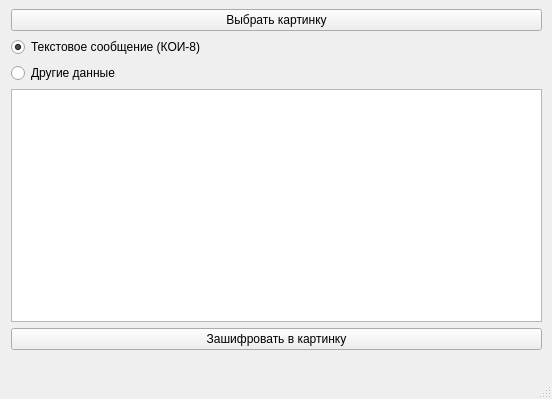
<?xml version="1.0" encoding="UTF-8"?>
<ui version="4.0">
 <class>MainWindow</class>
 <widget class="QMainWindow" name="MainWindow">
  <property name="geometry">
   <rect>
    <x>0</x>
    <y>0</y>
    <width>552</width>
    <height>399</height>
   </rect>
  </property>
  <property name="minimumSize">
   <size>
    <width>0</width>
    <height>399</height>
   </size>
  </property>
  <property name="windowTitle">
   <string>Шифовальщик</string>
  </property>
  <widget class="QWidget" name="centralwidget">
   <widget class="QWidget" name="gridLayoutWidget">
    <property name="geometry">
     <rect>
      <x>11</x>
      <y>9</y>
      <width>531</width>
      <height>341</height>
     </rect>
    </property>
    <layout class="QGridLayout" name="gridLayout">
     <item row="1" column="0">
      <layout class="QVBoxLayout" name="verticalLayout">
       <item>
        <widget class="QRadioButton" name="radioButton">
         <property name="text">
          <string>Текстовое сообщение (КОИ-8)</string>
         </property>
         <property name="checked">
          <bool>true</bool>
         </property>
         <attribute name="buttonGroup">
          <string notr="true">buttonGroup</string>
         </attribute>
        </widget>
       </item>
       <item>
        <widget class="QRadioButton" name="radioButton_2">
         <property name="text">
          <string>Другие данные</string>
         </property>
         <attribute name="buttonGroup">
          <string notr="true">buttonGroup</string>
         </attribute>
        </widget>
       </item>
       <item>
        <widget class="QTextEdit" name="textEdit">
         <property name="enabled">
          <bool>true</bool>
         </property>
        </widget>
       </item>
      </layout>
     </item>
     <item row="0" column="0">
      <widget class="QPushButton" name="pushButton">
       <property name="text">
        <string>Выбрать картинку</string>
       </property>
      </widget>
     </item>
     <item row="2" column="0">
      <widget class="QPushButton" name="pushButton_2">
       <property name="text">
        <string>Зашифровать в картинку</string>
       </property>
      </widget>
     </item>
    </layout>
   </widget>
  </widget>
  <widget class="QMenuBar" name="menubar">
   <property name="geometry">
    <rect>
     <x>0</x>
     <y>0</y>
     <width>552</width>
     <height>21</height>
    </rect>
   </property>
  </widget>
  <widget class="QStatusBar" name="statusbar"/>
 </widget>
 <resources/>
 <connections/>
 <buttongroups>
  <buttongroup name="buttonGroup"/>
 </buttongroups>
</ui>
